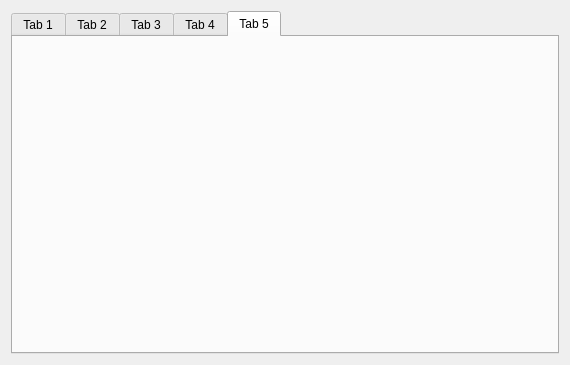
<?xml version="1.0" encoding="UTF-8"?>
<ui version="4.0">
 <class>MainWidget</class>
 <widget class="QWidget" name="MainWidget">
  <property name="geometry">
   <rect>
    <x>0</x>
    <y>0</y>
    <width>570</width>
    <height>365</height>
   </rect>
  </property>
  <property name="windowTitle">
   <string>IoTQtClient</string>
  </property>
  <layout class="QVBoxLayout" name="verticalLayout">
   <item>
    <widget class="QTabWidget" name="tabWidget">
     <property name="currentIndex">
      <number>4</number>
     </property>
     <widget class="QWidget" name="pTab2">
      <attribute name="title">
       <string>Tab 1</string>
      </attribute>
     </widget>
     <widget class="QWidget" name="pTab3">
      <attribute name="title">
       <string>Tab 2</string>
      </attribute>
     </widget>
     <widget class="QWidget" name="pTab4">
      <attribute name="title">
       <string>Tab 3</string>
      </attribute>
     </widget>
     <widget class="QWidget" name="pTab5">
      <attribute name="title">
       <string>Tab 4</string>
      </attribute>
     </widget>
     <widget class="QWidget" name="pTab6">
      <attribute name="title">
       <string>Tab 5</string>
      </attribute>
     </widget>
    </widget>
   </item>
  </layout>
 </widget>
 <resources/>
 <connections/>
</ui>
